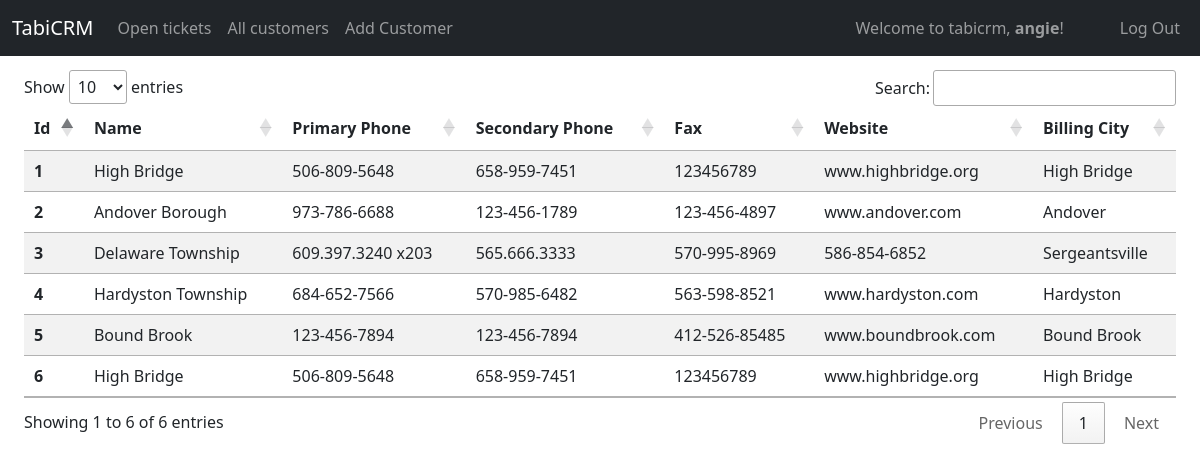
The page /all_customers (signed in) on the database as committed earlier.
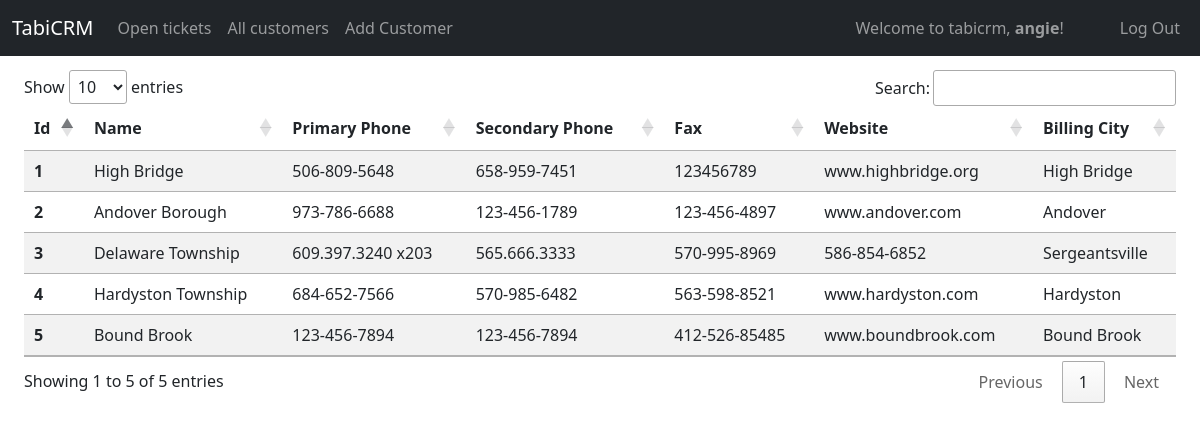
The same page on the database as committed later.
### tabicrm/models.py (models this page shows, shortened)
class User(AbstractUser):
    id = models.AutoField(primary_key=True)
    role = models.CharField(max_length=64)
    title = models.CharField(max_length=64, null=True, blank=True)
    department = models.CharField(max_length=64, null=True, blank=True)
    extension = models.CharField(max_length=64, null=True, blank=True)
    cellphone = models.CharField(max_length=64, null=True, blank=True)
    street = models.CharField(max_length=64, null=True, blank=True)
    city = models.CharField(max_length=64, null=True, blank=True)
    state = models.CharField(max_length=64, null=True, blank=True)
    zip = models.CharField(max_length=64, null=True, blank=True)
    country = models.CharField(max_length=64, null=True, blank=True)

class Customer(models.Model):
    id = models.AutoField(primary_key=True)
    name = models.CharField(max_length=255)
    primary_phone = models.CharField(max_length=255)
    fax =  models.CharField(max_length=255, null=True, blank=True)
    secondary_phone =  models.CharField(max_length=64, null=True, blank=True)
    website = models.CharField(max_length=255, null=True, blank=True)
    notes = models.TextField(null=True, blank=True)
    billing_address_one = models.CharField(max_length=255, null=True, blank=True)
    billing_address_two = models.CharField(max_length=255, null=True, blank=True)
    billing_address_city = models.CharField(max_length=255, null=True, blank=True)
    billing_address_state = models.CharField(max_length=255, null=True, blank=True)
    billing_address_zip = models.CharField(max_length=255, null=True, blank=True)
    billing_address_country = models.CharField(max_length=255, null=True, blank=True)
    shipping_address_one = models.CharField(max_length=255, null=True, blank=True)
    shipping_address_two = models.CharField(max_length=255, null=True, blank=True)
    shipping_address_city = models.CharField(max_length=255, null=True, blank=True)
    shipping_address_state = models.CharField(max_length=255, null=True, blank=True)
    shipping_address_zip = models.CharField(max_length=255, null=True, blank=True)
    shipping_address_country = models.CharField(max_length=255, null=True, blank=True)

### tabicrm/views/customer.py (the view)
# urls.py: path("all_customers", views.all_customers, name="all_customers"),
@login_required
def all_customers(request):
    customers = Customer.objects.all()
    return render(request,"tabicrm/all_customers.html", {"customers": customers})

### tabicrm/templates/tabicrm/all_customers.html (shortened to what this page needs)
{% extends "tabicrm/layout.html" %}
{% load static %}
{% load humanize %}
{% block body %}
<div class="container-fluid">
    <table class="table table-striped table-responsive" id="customersTable">
        <thead class="thead-dark">
            <tr>
                <th scope="col">Id</th>
                <th scope="col">Name</th>
                <th scope="col">Primary Phone</th>
                <th scope="col">Secondary Phone</th>
                <th scope="col">Fax</th>
                <th scope="col">Website</th>
                <th scope="col">Billing City</th>
            </tr>
        </thead>
        <tbody>
            {% for customer in customers %}
            <tr class="select-customer" id="{{customer.id}}" onclick="viewClient('{{customer.id}}')">
                <th scope=" row">{{customer.id}}</th>
                <td>{{customer.name}}</td>
                <td>{{customer.primary_phone}}</td>
                <td>{{customer.secondary_phone}}</td>
                <td>{{customer.fax}}</td>
                <td>{{customer.website}}</td>
                <td>{{customer.billing_address_city}}</td>
            </tr>
            {% endfor%}
        </tbody>
    </table>
</div>
{% endblock %}

### tabicrm/templates/tabicrm/layout.html (shortened to what this page needs)
{% load static %}
<!DOCTYPE html>
<html lang="en">
<head>
    <link href="https://cdn.jsdelivr.net/npm/bootstrap@5.1.3/dist/css/bootstrap.min.css" rel="stylesheet">
    <link rel="stylesheet" href="https://maxst.icons8.com/vue-static/landings/line-awesome/line-awesome/1.3.0/css/line-awesome.min.css">
    <link href="{% static 'tabicrm/styles.css' %}" rel="stylesheet">
    <link rel="stylesheet" href="https://cdn.datatables.net/1.11.3/css/jquery.dataTables.min.css">
</head>
<body>
    <nav class="navbar navbar-expand-xl navbar-dark bg-dark mb-5 fixed-top">
        <div class="container-fluid">
            <a class="navbar-brand" href="{% url 'index' %}">TabiCRM</a>
            <div class="collapse navbar-collapse" id="navbarText">
                <ul class="navbar-nav me-auto mb-2 mb-lg-0">
                    {% if user.is_authenticated %}
                    <li class="nav-item {% if navadd_customer %}active{% endif %}">
                        <a class="nav-link" href="{% url 'all_customers' %}">Open tickets</a>
                    </li>
                    <li class="nav-item {% if navadd_customer %}active{% endif %}">
                        <a class="nav-link" href="{% url 'all_customers' %}">All customers</a>
                    </li>
                    <li class="nav-item {% if navadd_customer %}active{% endif %}">
                        <a class="nav-link" href="{% url 'add_customer' %}">Add Customer</a>
                    </li>
                    {% endif %}
                </ul>
                <span class="navbar-text me-5">
                    {% if user.is_authenticated %}
                    Welcome to tabicrm, <strong>{{ user.username }}</strong>!
                    {% endif %}
                </span>
                <ul class="navbar-nav  mb-2 mb-lg-0">
                    {% if user.is_authenticated %}
                    <li class="nav-item">
                        <a class="nav-link" href="{% url 'logout' %}">Log Out</a>
                    </li>
                    {% else %}
                    <li class="nav-item">
                        <a class="nav-link {% if navlogin %}active{% endif %}" href="{% url 'login' %}">Log In</a>
                    </li>
                    {% endif %}
                </ul>
            </div>
        </div>
    </nav>
    <div class="container-fluid">
        {% block body %}
        {% endblock %}
    </div>
</body>
</html>

### tabicrm/static/tabicrm/styles.css (style rules this page uses)
body { margin-top: 70px; }

Rows that differ between the two databases and show on the page:
removed Customer: id "6", name "High Bridge", primary_phone "506-809-5648", secondary_phone "658-959-7451", fax "123456789", website "www.highbridge.org", billing_address_city "High Bridge"
Other text that changed with them:
text written by a page script: "Show entries Search: Showing 1 to 6 of 6 entries Previous 1 Next" → "Show entries Search: Showing 1 to 5 of 5 entries Previous 1 Next"
